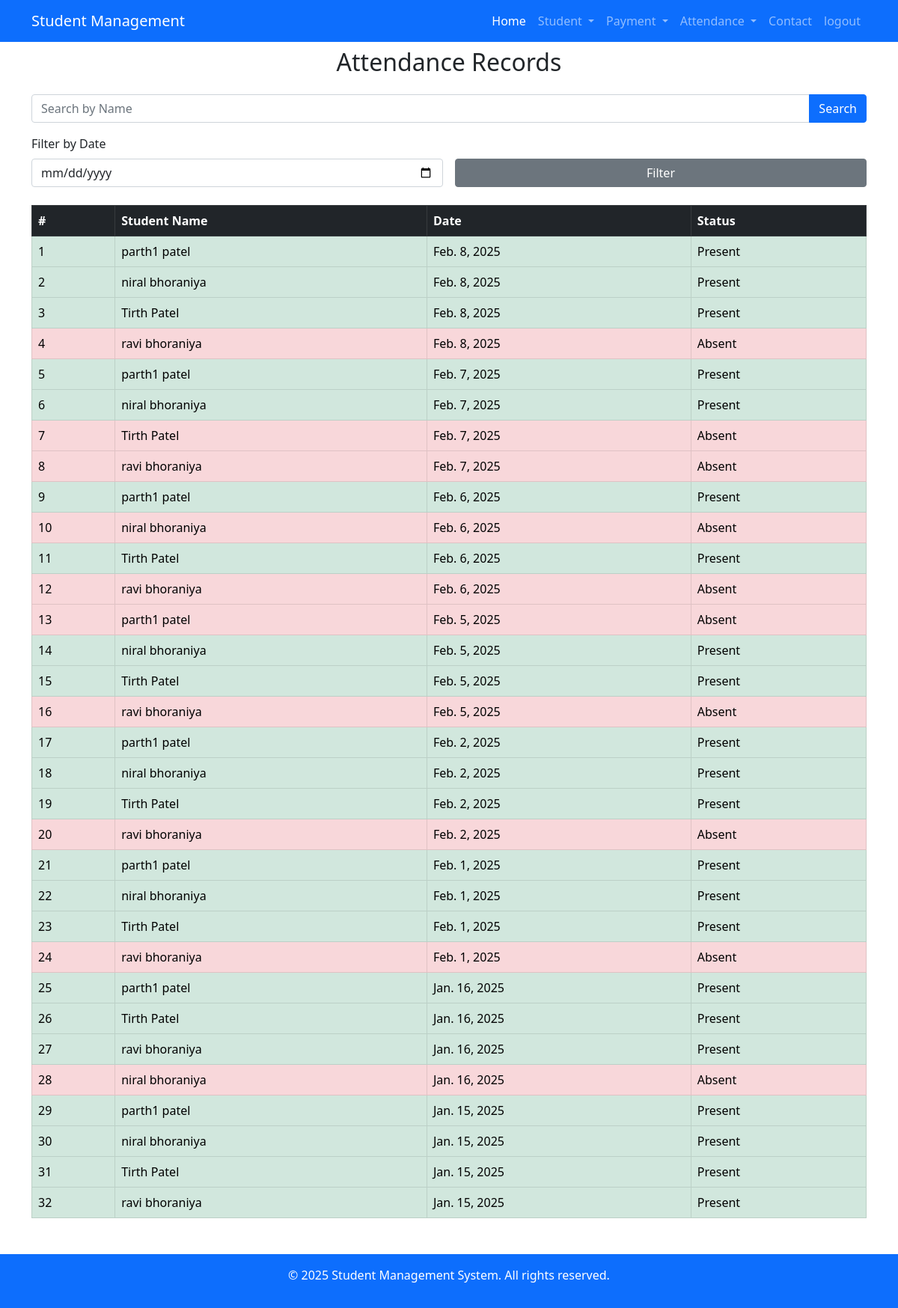
The page /attendancelist (signed in) on the database its author committed.
### new/models.py (models this page shows, shortened)
class attendance(models.Model):
    student = models.ForeignKey(studentdata, on_delete=models.CASCADE, related_name='attendance')
    date = models.DateField()
    status = models.CharField(max_length=10, choices=[('Present', 'Present'), ('Absent', 'Absent')])

class studentdata(models.Model):
    Male='Male'
    Female='Famale'
    gender=(
        (Male,'Male'),
        (Female,'Female')
    )
    Ahemadabad='Ahemadabad'
    Surendernagar='Surendernagar'
    Surat='Surat'
    Bhavanagar='Bhavanagar'
    Gandhinagar='Gandhinagar'
    city=(
        (Ahemadabad,'Ahemadabad'),
        (Surendernagar,'Surendernagar'),
        (Surat,'Surat'),
        (Bhavanagar,'Bhavanagar'),
        (Gandhinagar,'Gandhinagar')
    )
    fname=models.CharField(max_length=200)
    mname=models.CharField(max_length=200)
    lname=models.CharField(max_length=200)
    gender=models.CharField(max_length=200,choices=gender,default=Male)
    email=models.EmailField(max_length=200)
    phone=models.IntegerField()
    city=models.CharField(max_length=50,choices=city,default=Ahemadabad)
    address=models.CharField(max_length=200)
    coures=models.CharField(max_length=50)
    amount=models.DecimalField(max_digits=10,decimal_places=2)
    admission_date=models.DateField()
    image=models.ImageField(upload_to='student_image', null=True, blank=True)

### new/views.py (the view)
# urls.py: path('attendancelist', views.attendancelist, name='attendancelist'),
@login_required(login_url='login_view')
def attendancelist(request):
    query = request.GET.get('search', '').strip()  # Get search query
    filter_date = request.GET.get('filter_date', '').strip()  # Get filter date
    att = attendance.objects.all().order_by('-date')
    if query:
        att = att.filter(
            Q(student__fname__icontains=query) |
            Q(student__mname__icontains=query) |
            Q(student__lname__icontains=query)
        )
    if filter_date:
        att = att.filter(date=filter_date)
    return render(request, 'attendancelist.html', {'att': att, 'query': query,})

### template/attendancelist.html (shortened to what this page needs)
{% extends "base.html" %}
{% block body %}
    <div class="container mt-2">
        <h2 class="text-center">Attendance Records</h2>
        <div class="container mt-4 p-0">
            <form method="get" action="{% url 'attendancelist' %}" class="input-group mb-3">
                <input type="text" name="search" class="form-control" placeholder="Search by Name" value="{{ query }}">
                <button type="submit" class="btn btn-primary">Search</button>
            </form>
        </div>
        <form method="GET" class="row g-3 mb-4">
            <div class="col-md-6">
                <label for="filter_date" class="form-label">Filter by Date</label>
                <input type="date" name="filter_date" id="filter_date" class="form-control" value="{{ filter_date }}">
            </div>
            <div class="col-md-6 align-self-end">
                <button type="submit" class="btn btn-secondary w-100">Filter</button>
            </div>
        </form>
        <table class="table table-bordered table-hover">
            <thead>
                <tr class="table-dark">
                    <th>#</th>
                    <th>Student Name</th>
                    <th>Date</th>
                    <th>Status</th>
                </tr>
            </thead>
            <tbody>
                {% for record in att %}
                <tr
                    class="{% if record.status == 'Present' %}table-success{% elif record.status == 'Absent' %}table-danger{% endif %}">
                    <td>{{ forloop.counter }}</td>
                    <td>{{ record.student.fname }} {{ record.student.lname }}</td>
                    <td>{{ record.date }}</td>
                    <td>{{ record.status }}</td>
                </tr>
                {% empty %}
                <tr>
                    <td colspan="4" class="text-center">No attendance records found.</td>
                </tr>
                {% endfor %}
            </tbody>
        </table>
    </div>
{% endblock body %}

### rows shown on the page
attendance: student.fname "parth1", student.lname "patel", date "Feb. 8, 2025", status "Present"
attendance: student.fname "niral", student.lname "bhoraniya", date "Feb. 8, 2025", status "Present"
attendance: student.fname "Tirth", student.lname "Patel", date "Feb. 8, 2025", status "Present"
attendance: student.fname "ravi", student.lname "bhoraniya", date "Feb. 8, 2025", status "Absent"
attendance: student.fname "parth1", student.lname "patel", date "Feb. 7, 2025", status "Present"
attendance: student.fname "niral", student.lname "bhoraniya", date "Feb. 7, 2025", status "Present"
attendance: student.fname "Tirth", student.lname "Patel", date "Feb. 7, 2025", status "Absent"
attendance: student.fname "ravi", student.lname "bhoraniya", date "Feb. 7, 2025", status "Absent"
attendance: student.fname "parth1", student.lname "patel", date "Feb. 6, 2025", status "Present"
attendance: student.fname "niral", student.lname "bhoraniya", date "Feb. 6, 2025", status "Absent"
attendance: student.fname "Tirth", student.lname "Patel", date "Feb. 6, 2025", status "Present"
attendance: student.fname "ravi", student.lname "bhoraniya", date "Feb. 6, 2025", status "Absent"
attendance: student.fname "parth1", student.lname "patel", date "Feb. 5, 2025", status "Absent"
attendance: student.fname "niral", student.lname "bhoraniya", date "Feb. 5, 2025", status "Present"
attendance: student.fname "Tirth", student.lname "Patel", date "Feb. 5, 2025", status "Present"
attendance: student.fname "ravi", student.lname "bhoraniya", date "Feb. 5, 2025", status "Absent"
attendance: student.fname "parth1", student.lname "patel", date "Feb. 2, 2025", status "Present"
attendance: student.fname "niral", student.lname "bhoraniya", date "Feb. 2, 2025", status "Present"
attendance: student.fname "Tirth", student.lname "Patel", date "Feb. 2, 2025", status "Present"
attendance: student.fname "ravi", student.lname "bhoraniya", date "Feb. 2, 2025", status "Absent"
attendance: student.fname "parth1", student.lname "patel", date "Feb. 1, 2025", status "Present"
attendance: student.fname "niral", student.lname "bhoraniya", date "Feb. 1, 2025", status "Present"
attendance: student.fname "Tirth", student.lname "Patel", date "Feb. 1, 2025", status "Present"
attendance: student.fname "ravi", student.lname "bhoraniya", date "Feb. 1, 2025", status "Absent"
attendance: student.fname "parth1", student.lname "patel", date "Jan. 16, 2025", status "Present"
attendance: student.fname "Tirth", student.lname "Patel", date "Jan. 16, 2025", status "Present"
attendance: student.fname "ravi", student.lname "bhoraniya", date "Jan. 16, 2025", status "Present"
attendance: student.fname "niral", student.lname "bhoraniya", date "Jan. 16, 2025", status "Absent"
attendance: student.fname "parth1", student.lname "patel", date "Jan. 15, 2025", status "Present"
attendance: student.fname "niral", student.lname "bhoraniya", date "Jan. 15, 2025", status "Present"
attendance: student.fname "Tirth", student.lname "Patel", date "Jan. 15, 2025", status "Present"
attendance: student.fname "ravi", student.lname "bhoraniya", date "Jan. 15, 2025", status "Present"
